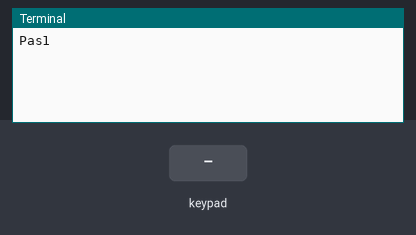
The program below on a simulated Raspberry Pi (BCM pin numbers). Shown: the last lines printed to the terminal. The inputs (shaded band) are chosen by the test bench.

Above: at 1.2 s.
1.3 s: key '1' pressed
At 2.3 s:
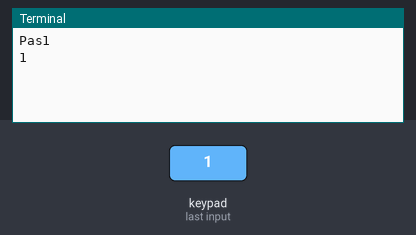
2.8 s: keypad keys 1 2 pressed 0.4 s apart
At 3.8 s:
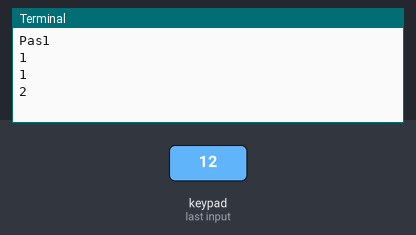
5.1 s: key '*' pressed
At 6.3 s:
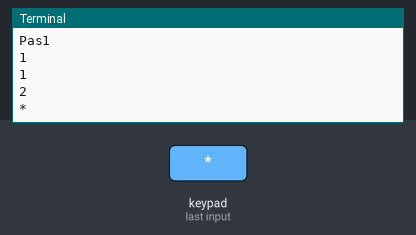
6.6 s: key 'C' pressed
At 7.6 s:
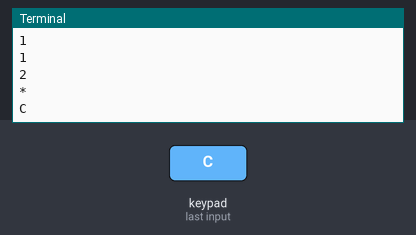

Measured:
- after the input at 1.3 s, the terminal: prints a new line at once (image 1)
- after the input at 2.8 s, the terminal: prints a new line after 0.40 s (image 2)
- after the input at 5.1 s, the terminal: prints a new line at once (image 3)
- after the input at 6.6 s, the terminal: prints a new line at once (image 4)

The program:

numpad3.py
```python
import sys
import RPi.GPIO as GPIO
import time

#GPIO.setmode(GPIO.BOARD)
GPIO.setmode(GPIO.BCM)
#GPIO.setwarnings(False)

MATRIX = [ [1,2,3,'A'],
           [4,5,6,'B'],
           [7,8,9,'C'],
           ['*',0,'#','D']]

#ROW = [7,11,13,15]
#COL = [12,16,18,22]

ROW = [21,20,16,12] #negres
COL = [26,19,13,6] #blancs #18,23,24,25]

print ("Pas1")

for j in range(4):
    #print [j]
    #print COL[j]

    GPIO.setup(COL[j], GPIO.OUT)
    GPIO.output(COL[j],1)


for i in range(4):
    GPIO.setup(ROW[i], GPIO.IN, pull_up_down = GPIO.PUD_UP)
    #print [i]
    #print ROW[i]

try:
        while(True):
            for j in range(4):
                GPIO.output(COL[j],0)
                #print [j]
                #print "pas2"
                #print (MATRIX[i] [j])

                for i in range(4):
                    #print (MATRIX[i] [j])
                    #time.sleep(0.82)

                    #print i
                    #print "pas3"
                    if GPIO.input(ROW[i]) == 0:
                        print (MATRIX[i] [j])
                        time.sleep(0.2)

                        while(GPIO.input(ROW[i]) == 0):
                            pass


                GPIO.output(COL[j],1)
except KeyboardInterrupt:
        GPIO.cleanup()
```
